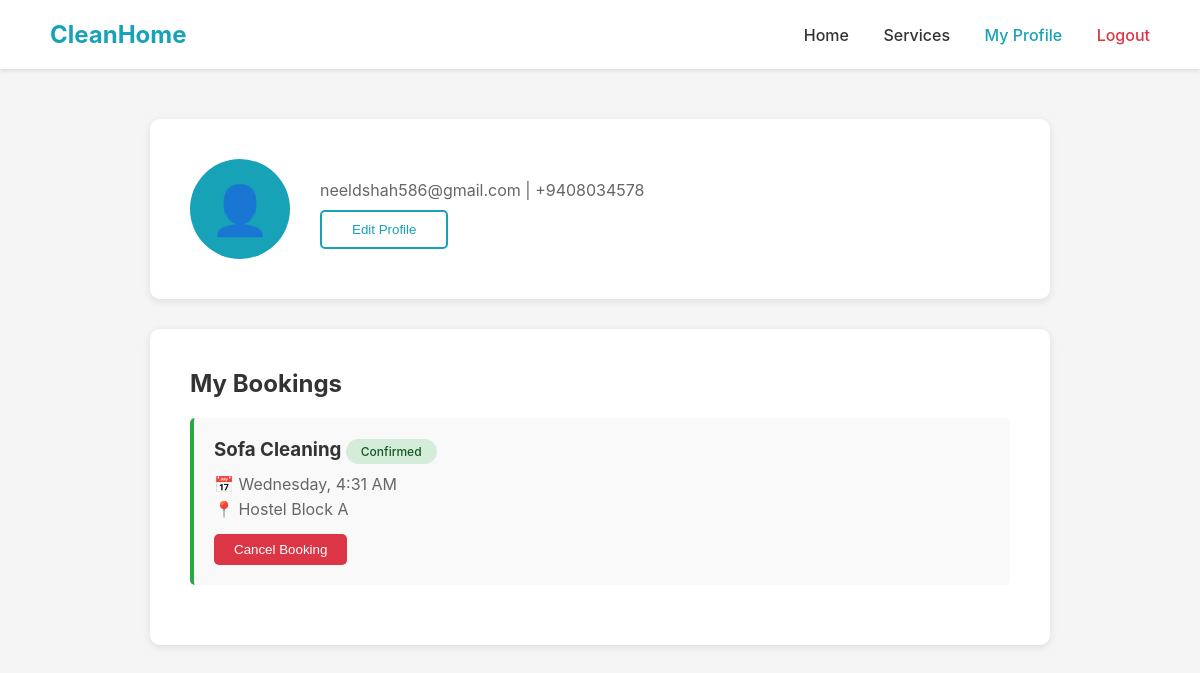
Screenshot of /profile/ (signed in) with the database file from the repository.
### cleaning/models.py (models this page shows, shortened)
class UserProfile(models.Model):
    USER_TYPES = [
        ('customer', 'Customer'),
        ('provider', 'Provider'),
    ]
    user = models.OneToOneField(User, on_delete=models.CASCADE)
    user_type = models.CharField(max_length=20, choices=USER_TYPES)
    phone = models.CharField(max_length=20)
    city = models.CharField(max_length=100, blank=True)
    experience_years = models.IntegerField(default=0, blank=True)
    rating = models.DecimalField(max_digits=3, decimal_places=1, default=0.0)
    completed_jobs = models.IntegerField(default=0)
    total_earnings = models.DecimalField(max_digits=10, decimal_places=2, default=0.00)

class Booking(models.Model):
    STATUS_CHOICES = [
        ('pending', 'Pending'),
        ('confirmed', 'Confirmed'),
        ('in_progress', 'In Progress'),
        ('work_started', 'Work Started'),
        ('completed', 'Completed'),
        ('cancelled', 'Cancelled'),
    ]
    customer = models.ForeignKey(User, on_delete=models.CASCADE, related_name='customer_bookings')
    provider = models.ForeignKey(User, on_delete=models.SET_NULL, null=True, blank=True, related_name='provider_bookings')
    service = models.ForeignKey(Service, on_delete=models.CASCADE)
    date_time = models.DateTimeField()
    location = models.CharField(max_length=200)
    status = models.CharField(max_length=20, choices=STATUS_CHOICES, default='pending')
    notes = models.TextField(blank=True)
    photo = models.ImageField(upload_to='booking_photos/', blank=True, null=True)
    created_at = models.DateTimeField(auto_now_add=True)

class Service(models.Model):
    SERVICE_TYPES = [
        ('deep', 'Deep Cleaning'),
        ('sofa', 'Sofa Cleaning'),
        ('movein', 'Move-In Service'),
    ]
    name = models.CharField(max_length=100)
    service_type = models.CharField(max_length=20, choices=SERVICE_TYPES)
    description = models.TextField()
    price = models.DecimalField(max_digits=10, decimal_places=2)
    duration = models.CharField(max_length=50)
    is_best_value = models.BooleanField(default=False)

### cleaning/views.py (the view)
# urls.py: path('profile/', views.user_profile, name='user_profile'),
@login_required
def user_profile(request):
    bookings = Booking.objects.filter(customer=request.user)
    try:
        profile = UserProfile.objects.get(user=request.user)
    except UserProfile.DoesNotExist:
        profile = None
    return render(request, 'cleaning/user_profile.html', {
        'bookings': bookings,
        'profile': profile
    })

### cleaning/templates/cleaning/user_profile.html (shortened to what this page needs)
{% load static %}
<!DOCTYPE html>
<html lang="en">
<head>
    <link rel="stylesheet" href="{% static 'cleaning/style.css' %}">
</head>
<body>
    <div class="navbar">
        <a href="{% url 'index' %}" class="logo">CleanHome</a>
        <nav>
            <a href="{% url 'index' %}">Home</a>
            <a href="{% url 'services' %}">Services</a>
            <a href="{% url 'user_profile' %}" class="active">My Profile</a>
            <a href="{% url 'logout' %}" class="logout">Logout</a>
        </nav>
    </div>
    <div class="profile-container">
        <div class="profile-header">
            <div class="profile-avatar">
                <span style="font-size: 48px; color: white;">👤</span>
            </div>
            <div class="profile-info">
                <p>{{ user.email }} {% if profile %}| +{{ profile.phone }}{% endif %}</p>
                <button class="btn-edit">Edit Profile</button>
            </div>
        </div>
        <div class="bookings-section">
            <h2>My Bookings</h2>
            {% if bookings %}
                {% for booking in bookings %}
                <div class="booking-card">
                    <h3>{{ booking.service.name }} <span class="status-badge status-confirmed">{{ booking.status|title }}</span></h3>
                    <p>📅 {{ booking.date_time|date:"l, g:i A" }}</p>
                    <p>📍 {{ booking.location }}</p>
                    <button class="btn-cancel">Cancel Booking</button>
                </div>
                {% endfor %}
            {% else %}
                <p>No bookings yet. <a href="{% url 'services' %}">Book a service now!</a></p>
            {% endif %}
        </div>
    </div>
</body>
</html>

### cleaning/static/cleaning/style.css (style rules this page uses)
* { margin: 0; padding: 0; box-sizing: border-box; }
body { font-family: -apple-system, BlinkMacSystemFont, 'Segoe UI', Roboto, 'Helvetica Neue', Arial, sans-serif; background-color: #f5f5f5; color: #333; }
.navbar { background-color: white; padding: 20px 50px; display: flex; justify-content: space-between; align-items: center; box-shadow: 0 2px 4px rgba(0,0,0,0.1); }
.navbar .logo { font-size: 24px; font-weight: bold; color: #17a2b8; text-decoration: none; }
.navbar nav a { margin-left: 30px; text-decoration: none; color: #333; font-weight: 500; }
.navbar nav a.active { color: #17a2b8; }
.navbar nav a.logout { color: #dc3545; }
.profile-container { padding: 50px; max-width: 1000px; margin: 0 auto; }
.profile-header { background: white; padding: 40px; border-radius: 10px; box-shadow: 0 2px 8px rgba(0,0,0,0.1); display: flex; align-items: center; margin-bottom: 30px; }
.profile-avatar { width: 100px; height: 100px; border-radius: 50%; background-color: #17a2b8; display: flex; align-items: center; justify-content: center; margin-right: 30px; }
.profile-info p { color: #666; }
.btn-edit { padding: 10px 30px; background-color: white; color: #17a2b8; border: 2px solid #17a2b8; border-radius: 5px; cursor: pointer; margin-top: 10px; }
.bookings-section { background: white; padding: 40px; border-radius: 10px; box-shadow: 0 2px 8px rgba(0,0,0,0.1); }
.booking-card { border-left: 4px solid #28a745; padding: 20px; margin: 20px 0; background-color: #f9f9f9; border-radius: 5px; }
.booking-card h3 { margin-bottom: 10px; }
.booking-card p { margin: 5px 0; color: #666; }
.status-badge { display: inline-block; padding: 5px 15px; border-radius: 20px; font-size: 12px; font-weight: 500; }
.status-confirmed { background-color: #d4edda; color: #155724; }
.btn-cancel { background-color: #dc3545; color: white; padding: 8px 20px; border: none; border-radius: 5px; cursor: pointer; margin-top: 10px; }

### rows the page displays
UserProfile: phone "9408034578"
Booking: service.name "Sofa Cleaning", status "Confirmed", date_time "Wednesday, 4:31 AM", location "Hostel Block A"

### other values shown
{{ user.email }} "neeldshah586@gmail.com"
